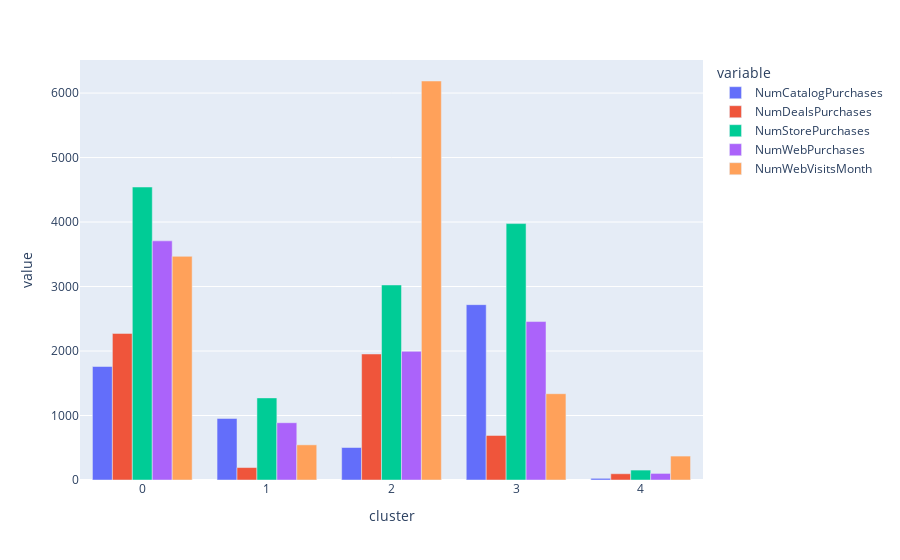

Notebook cell for this chart:
### Code cell
px.bar(
    df_melted_for_nums,
    x='cluster',
    y='value',
    color='variable',
    barmode='group'
)

### Figure 1 — Plotly figure (JSON) as saved in the notebook; plotly's stock layout.template omitted (floating-point values rounded to 4 significant figures)
{"data": [{"alignmentgroup": "True", "hovertemplate": "variable=NumCatalogPurchases<br>cluster=%{x}<br>value=%{y}<extra></extra>", "legendgroup": "NumCatalogPurchases", "marker": {"color": "#636efa"}, "name": "NumCatalogPurchases", "offsetgroup": "NumCatalogPurchases", "orientation": "v", "showlegend": true, "textposition": "auto", "type": "bar", "x": [0, 1, 2, 3, 4], "xaxis": "x", "y": [1760, 954, 504, 2719, 26], "yaxis": "y"}, {"alignmentgroup": "True", "hovertemplate": "variable=NumDealsPurchases<br>cluster=%{x}<br>value=%{y}<extra></extra>", "legendgroup": "NumDealsPurchases", "marker": {"color": "#EF553B"}, "name": "NumDealsPurchases", "offsetgroup": "NumDealsPurchases", "orientation": "v", "showlegend": true, "textposition": "auto", "type": "bar", "x": [0, 1, 2, 3, 4], "xaxis": "x", "y": [2273, 193, 1954, 691, 97], "yaxis": "y"}, {"alignmentgroup": "True", "hovertemplate": "variable=NumStorePurchases<br>cluster=%{x}<br>value=%{y}<extra></extra>", "legendgroup": "NumStorePurchases", "marker": {"color": "#00cc96"}, "name": "NumStorePurchases", "offsetgroup": "NumStorePurchases", "orientation": "v", "showlegend": true, "textposition": "auto", "type": "bar", "x": [0, 1, 2, 3, 4], "xaxis": "x", "y": [4543, 1273, 3024, 3976, 154], "yaxis": "y"}, {"alignmentgroup": "True", "hovertemplate": "variable=NumWebPurchases<br>cluster=%{x}<br>value=%{y}<extra></extra>", "legendgroup": "NumWebPurchases", "marker": {"color": "#ab63fa"}, "name": "NumWebPurchases", "offsetgroup": "NumWebPurchases", "orientation": "v", "showlegend": true, "textposition": "auto", "type": "bar", "x": [0, 1, 2, 3, 4], "xaxis": "x", "y": [3708, 888, 1995, 2457, 102], "yaxis": "y"}, {"alignmentgroup": "True", "hovertemplate": "variable=NumWebVisitsMonth<br>cluster=%{x}<br>value=%{y}<extra></extra>", "legendgroup": "NumWebVisitsMonth", "marker": {"color": "#FFA15A"}, "name": "NumWebVisitsMonth", "offsetgroup": "NumWebVisitsMonth", "orientation": "v", "showlegend": true, "textposition": "auto", "type": "bar", "x": [0, 1, 2, 3, 4], "xaxis": "x", "y": [3468, 545, 6187, 1338, 371], "yaxis": "y"}], "layout": {"barmode": "group", "legend": {"title": {"text": "variable"}, "tracegroupgap": 0}, "margin": {"t": 60}, "xaxis": {"anchor": "y", "domain": [0.0, 1.0], "title": {"text": "cluster"}}, "yaxis": {"anchor": "x", "domain": [0.0, 1.0], "title": {"text": "value"}}}}
